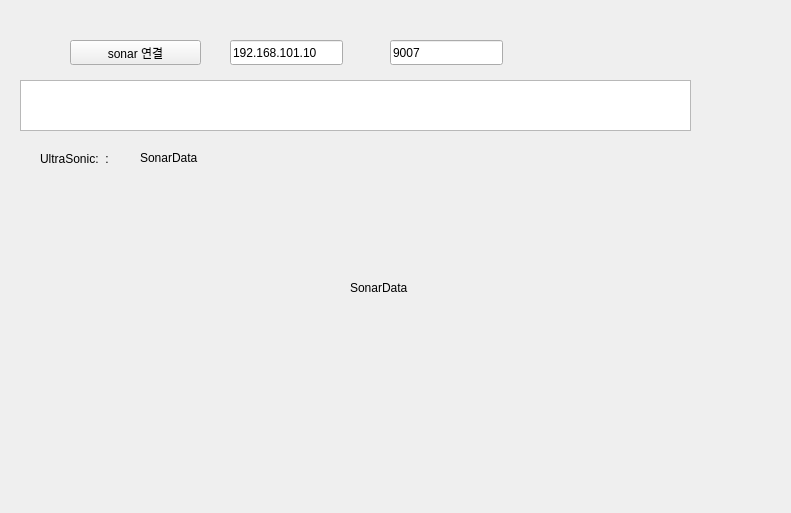
<?xml version="1.0" encoding="UTF-8"?>
<ui version="4.0">
 <class>Sonar_Widget</class>
 <widget class="QWidget" name="Sonar_Widget">
  <property name="geometry">
   <rect>
    <x>0</x>
    <y>0</y>
    <width>791</width>
    <height>513</height>
   </rect>
  </property>
  <property name="windowTitle">
   <string>Form</string>
  </property>
  <widget class="QLineEdit" name="portNum">
   <property name="geometry">
    <rect>
     <x>390</x>
     <y>40</y>
     <width>113</width>
     <height>25</height>
    </rect>
   </property>
   <property name="text">
    <string>9007</string>
   </property>
  </widget>
  <widget class="QPushButton" name="connectButton">
   <property name="geometry">
    <rect>
     <x>70</x>
     <y>40</y>
     <width>131</width>
     <height>25</height>
    </rect>
   </property>
   <property name="text">
    <string>sonar 연결</string>
   </property>
  </widget>
  <widget class="QLineEdit" name="serverIP">
   <property name="geometry">
    <rect>
     <x>230</x>
     <y>40</y>
     <width>113</width>
     <height>25</height>
    </rect>
   </property>
   <property name="text">
    <string>192.168.101.10</string>
   </property>
  </widget>
  <widget class="QTextEdit" name="textEdit">
   <property name="geometry">
    <rect>
     <x>20</x>
     <y>80</y>
     <width>671</width>
     <height>51</height>
    </rect>
   </property>
  </widget>
  <widget class="QLabel" name="label_2">
   <property name="geometry">
    <rect>
     <x>40</x>
     <y>150</y>
     <width>81</width>
     <height>17</height>
    </rect>
   </property>
   <property name="text">
    <string>UltraSonic:  :</string>
   </property>
  </widget>
  <widget class="QLabel" name="SonarData">
   <property name="geometry">
    <rect>
     <x>140</x>
     <y>150</y>
     <width>321</width>
     <height>16</height>
    </rect>
   </property>
   <property name="text">
    <string>SonarData</string>
   </property>
  </widget>
  <widget class="QWidget" name="sensor" native="true">
   <property name="geometry">
    <rect>
     <x>40</x>
     <y>190</y>
     <width>661</width>
     <height>281</height>
    </rect>
   </property>
   <widget class="QLabel" name="strMsg">
    <property name="geometry">
     <rect>
      <x>310</x>
      <y>90</y>
      <width>321</width>
      <height>16</height>
     </rect>
    </property>
    <property name="text">
     <string>SonarData</string>
    </property>
   </widget>
  </widget>
 </widget>
 <resources/>
 <connections/>
</ui>
